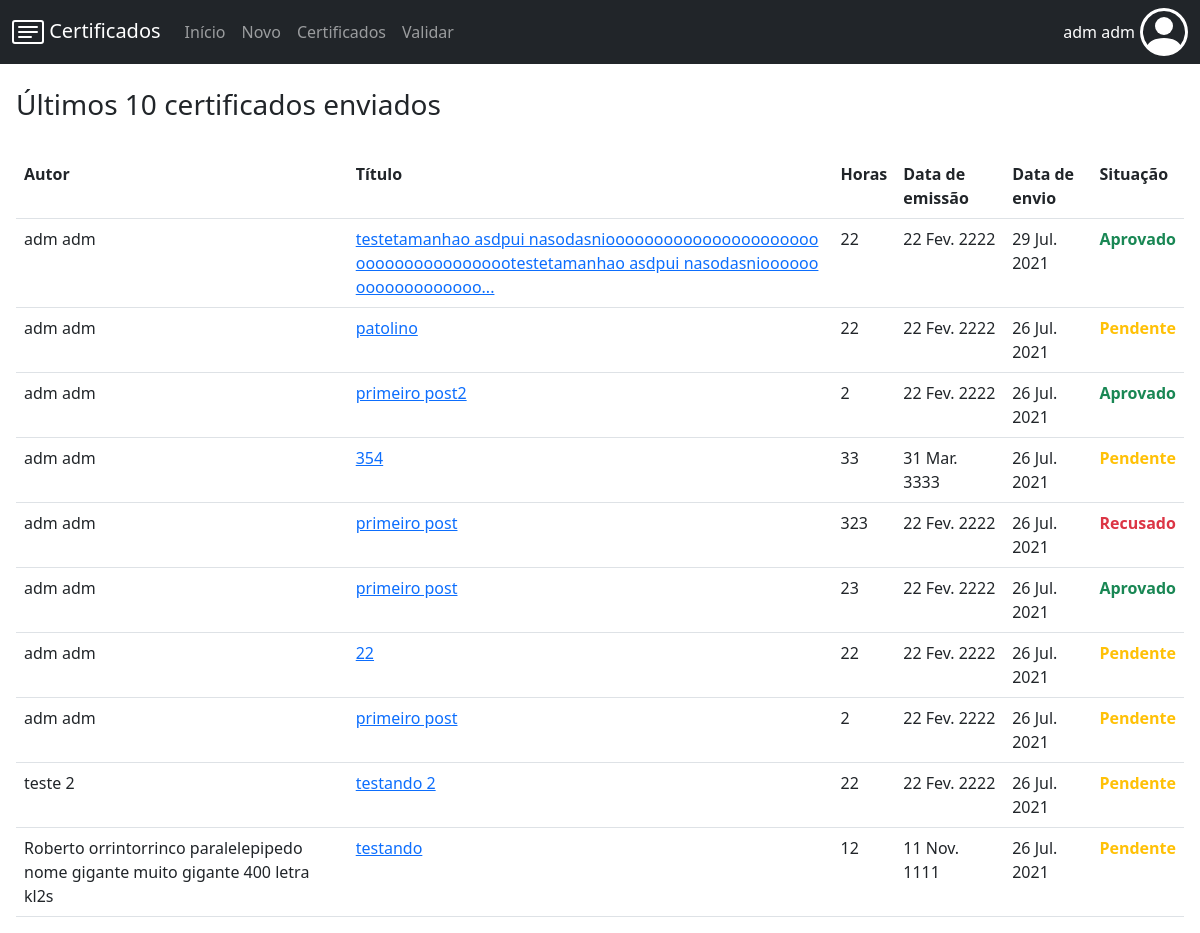
The app's page /certificados/ (signed in), older data.
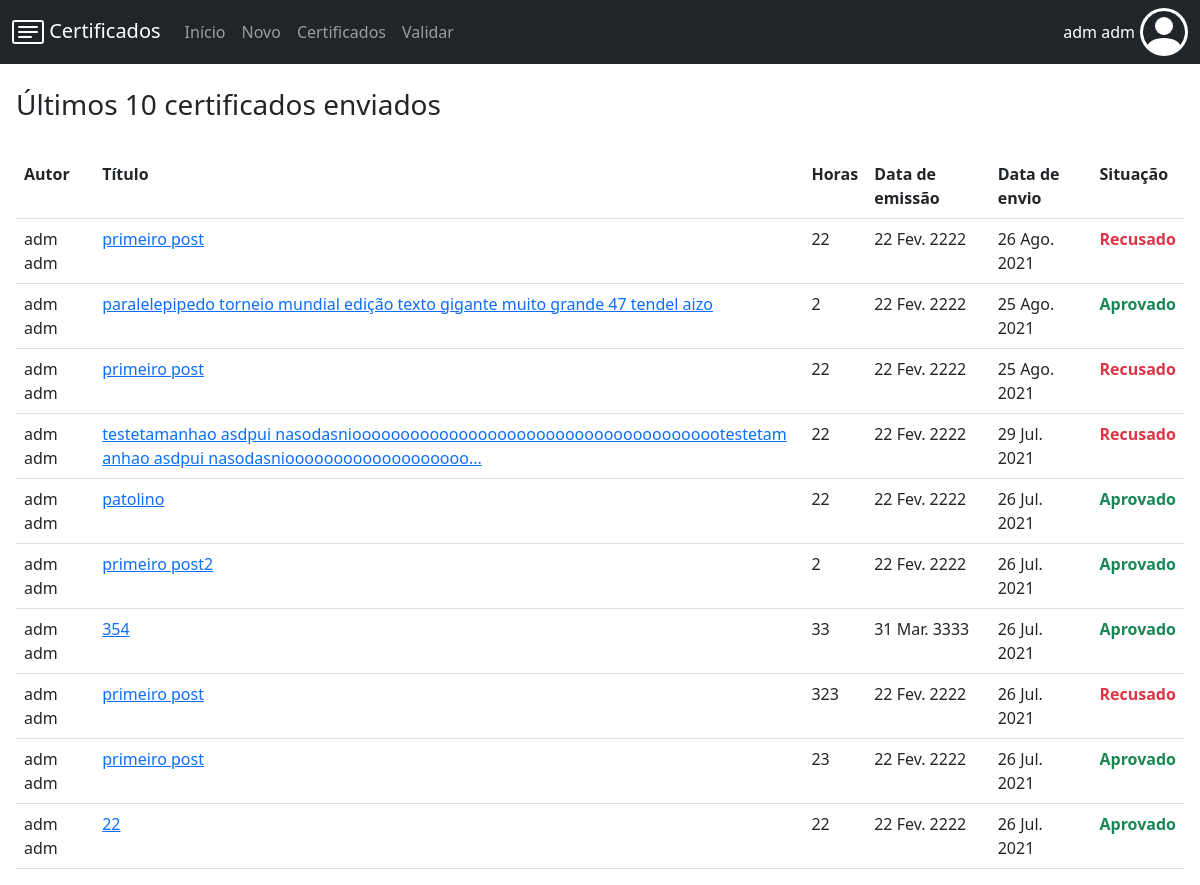
The same page, newer data.
### certificados/models.py (models this page shows)
class Certificado(models.Model):
    horas = models.IntegerField()
    titulo = models.CharField(max_length=150)
    data_emissao = models.DateTimeField()
    data_envio = models.DateTimeField(default=timezone.now)
    situacao = models.SmallIntegerField(default = 2)
    imagem = models.ImageField(upload_to = 'certificados/', default = "certificados/padrao.png")
    usuario = models.ForeignKey('auth.User', on_delete=models.CASCADE)
    categoria = models.ForeignKey('Categoria', on_delete=models.CASCADE)
    def __str__(self):
        return self.titulo + " (" + str(self.id) + ")"
    def tamanho_titulo(self):
        t = len(self.titulo)
        if t <= 120:
            return self.titulo[0:120]
        else:
            return self.titulo[0:117] + "..."
    def tamanho_autor(self):
        a = len(self.usuario.first_name + " " + self.usuario.last_name)
        if a <= 100:
            return (self.usuario.first_name + " " + self.usuario.last_name)[0:100]
        else:
            return (self.usuario.first_name + " " + self.usuario.last_name)[0:97] + "..."

### certificados/views.py (the view)
# urls.py: path('', views.index, name='index'),
def index(request):
    if request.user.is_authenticated:
        if request.user.is_superuser:
            lista_certificados = Certificado.objects.order_by("-data_envio")[0:10]
        else:
            lista_certificados = Certificado.objects.filter(usuario=request.user).order_by("-data_envio")[0:10]
        situacao = ["Aprovado", "Pendente", "Recusado", "Erro"]
        contexto = {'lista_certificados': lista_certificados, 'situacao':situacao}
        return render(request, 'certificados/index.html', contexto)
    else:
        return HttpResponseRedirect("/certificados/login/")

### certificados/templates/certificados/index.html
{% extends 'certificados/base.html' %}
{% block conteudo%}
    {% if lista_certificados %}
    <h3>Últimos 10 certificados enviados</h3>
        <table class="table" style="margin-top: 32px;">
            <tr>
                <th> Autor </th>
                <th> Título </th>
                <th class="form-horas"> Horas </th>
                <th class="form-data-emissao"> Data de emissão </th>
                <th> Data de envio </th>
                <th class="form-situacao"> Situação </th>
            </tr>
        {% for p in lista_certificados %}
            <tr id="tabela_{{p}}" style="display: normal;" class="elementos_tabela">
                <td class="break-word">{{p.tamanho_autor}}</td>
                <td class="break-all" id="titulo_tabela_{{p}}"><a href="/certificados/{{ p.id }}">{{p.tamanho_titulo}}</a></td>
                <td class="form-horas"> {{p.horas}} </td>
                <td class="form-data-emissao"> {{p.data_emissao|date:'d M. Y'}} </td>
                <td> {{p.data_envio|date:'d M. Y'}} </td>
                {% if p.situacao == 1 %}
                    <td class="form-situacao"><span id="situacao_{{p}}" class="fw-bold situacao_aprovado"> {{situacao.0}} </span></td>
                {% elif p.situacao == 2 %}
                    <td class="form-situacao"><span id="situacao_{{p}}" class="fw-bold situacao_pendente"> {{situacao.1}} </span></td>
                {% elif p.situacao == 3 %}
                    <td class="form-situacao"><span id="situacao_{{p}}" class="fw-bold situacao_recusado"> {{situacao.2}} </span></td>
                {% else %}
                    <td class="form-situacao"><span id="situacao_{{p}}" class="fw-bold situacao_erro"> {{situacao.3}} </span></td>
                {% endif %}
            </tr>
        {% endfor %}
        </table>
    {% else %}
        <p>Nenhum certificado cadastrado.</p>
    {% endif %}
{% endblock %}

Row changes from the older to the newer data that the page shows:
no longer on this page (row edited): Certificado: tamanho_autor "adm adm", tamanho_titulo "primeiro post", horas "2", data_emissao "22 Fev. 2222", data_envio "26 Jul. 2021", situacao "Pendente"
no longer on this page (row edited): Certificado: tamanho_autor "teste 2", tamanho_titulo "testando 2", horas "22", data_emissao "22 Fev. 2222", data_envio "26 Jul. 2021", situacao "Pendente"
no longer on this page (row edited): Certificado: tamanho_autor "Roberto orrintorrinco paralelepipedo nome gigante muito gigante 400 letra kl2s", tamanho_titulo "testando", horas "12", data_emissao "11 Nov. 1111", data_envio "26 Jul. 2021", situacao "Pendente"
added Certificado: tamanho_autor "adm adm", tamanho_titulo "primeiro post", horas "22", data_emissao "22 Fev. 2222", data_envio "26 Ago. 2021", situacao "Recusado"
added Certificado: tamanho_autor "adm adm", tamanho_titulo "paralelepipedo torneio mundial edição texto gigante muito grande 47 tendel aizo", horas "2", data_emissao "22 Fev. 2222", data_envio "25 Ago. 2021", situacao "Aprovado"
added Certificado: tamanho_autor "adm adm", tamanho_titulo "primeiro post", horas "22", data_emissao "22 Fev. 2222", data_envio "25 Ago. 2021", situacao "Recusado"
changed Certificado "29 Jul. 2021": situacao "Aprovado" → "Recusado"
changed Certificado "patolino": situacao "Pendente" → "Aprovado"
changed Certificado "31 Mar. 3333": situacao "Pendente" → "Aprovado"
changed Certificado (number 10 of 10 on the later page): situacao "Pendente" → "Aprovado"
